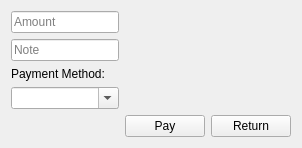
                 <widget class="QWidget" name="page_7">
                  <layout class="QGridLayout" name="gridLayout_8">
                   <item row="0" column="0">
                    <widget class="QLineEdit" name="PaymentAddingPage_Amount_txt">
                     <property name="placeholderText">
                      <string>Amount</string>
                     </property>
                    </widget>
                   </item>
                   <item row="1" column="0">
                    <widget class="QLineEdit" name="PaymentAddingPage_Note_txt">
                     <property name="placeholderText">
                      <string>Note</string>
                     </property>
                    </widget>
                   </item>
                   <item row="2" column="0">
                    <widget class="QLabel" name="label_2">
                     <property name="maximumSize">
                      <size>
                       <width>111</width>
                       <height>16</height>
                      </size>
                     </property>
                     <property name="text">
                      <string>Payment Method:</string>
                     </property>
                    </widget>
                   </item>
                   <item row="3" column="0">
                    <widget class="QComboBox" name="PaymentAddingPage_payMethod_enum">
                     <property name="editable">
                      <bool>true</bool>
                     </property>
                    </widget>
                   </item>
                   <item row="4" column="1">
                    <widget class="QPushButton" name="PaymentAddingPage_pay_butt">
                     <property name="text">
                      <string>Pay</string>
                     </property>
                    </widget>
                   </item>
                   <item row="4" column="2">
                    <widget class="QPushButton" name="PaymentAddingPage_Return_butt">
                     <property name="text">
                      <string>Return</string>
                     </property>
                    </widget>
                   </item>
                  </layout>
                 </widget>
